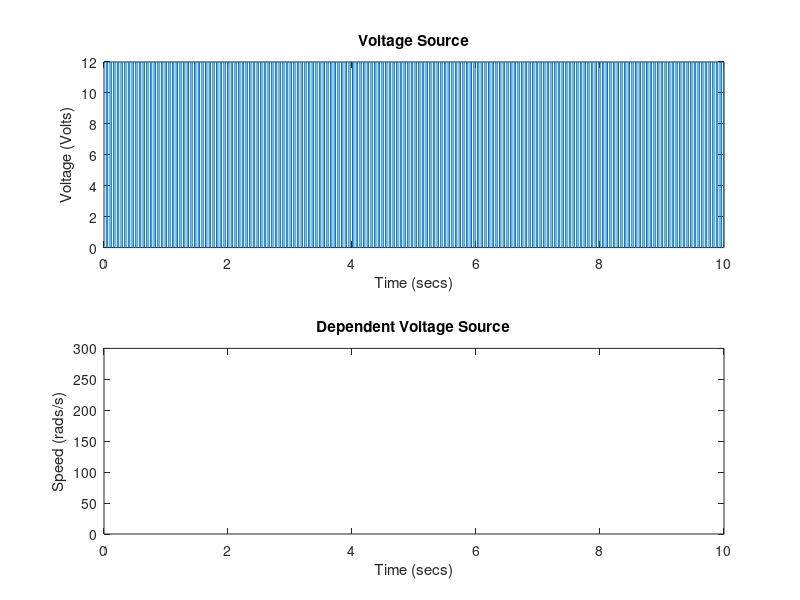

This figure's MATLAB source:
%% Project 2 - Problem 1


%% part c (plotting the magnitude of the transfer function)
omega = logspace(-2,4,10000); %% c.a.

L = 0.01;
R = 3.38;
K = 0.029;
J = 2e-4;
beta = 0.5e-5;

s = j.*omega;

%% vector for H(w)

tau = L/R; %% for an RL circuit
H = K ./ ((R*J*s)+(beta*R)+(L*J*(s).^2)+(L*beta*s)+(K).^2);

figure(1);
semilogx(omega,20*log10(abs(H))); %% c.c.

title('Transfer Function Magnitude');
xlabel('Frequency');
ylabel('Magnitude');


%% part i
sw = 106; % switching frequency
Tsw = 2*pi/sw; % period

delta_t = Tsw/10000;
t = [0:delta_t:10];

Va = 6*square(sw*t, 61.63) + 6;

omega = [];
I_a = [];

for n = 1:1:length(t)-1
    if n == 1
        omega(n) = 0;
        I_a(n) = 0;
    end
        omega(n+1) = (delta_t/J)*(K*I_a(n) - beta*omega(n)) + omega(n);
        I_a(n+1) = (delta_t/L) *(Va(n) - K*omega(n) - R*I_a(n)) + I_a(n);
end

averageval = mean(omega(end - 10000:end));
p2pval = peak2peak(omega(end - 10000:end));

subplot(2, 1, 1);
plot(t, Va);
xlabel('Time (secs)');
ylabel('Voltage (Volts)');
title('Voltage Source');

subplot(2, 1, 2);
plot(t, omega);
xlabel('Time (secs)');
ylabel('Speed (rads/s)');
title('Dependent Voltage Source');
